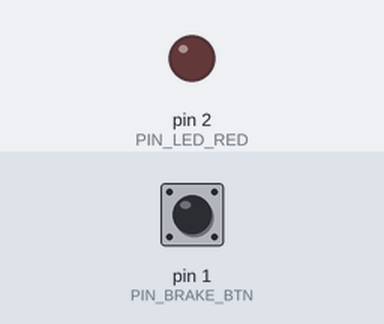
A sketch run on a simulated Arduino Uno, built with avr-gcc and run on an emulated ATmega328P. Parts: output pins drawn as LEDs (lit = HIGH). The inputs (shaded band) are chosen by the test bench; at power-on: pin 1 (PIN_BRAKE_BTN) HIGH.

Above: at 1.2 s.
1.3 s: pin 1 (PIN_BRAKE_BTN) pulled LOW for 0.15 s
At 1.37 s:
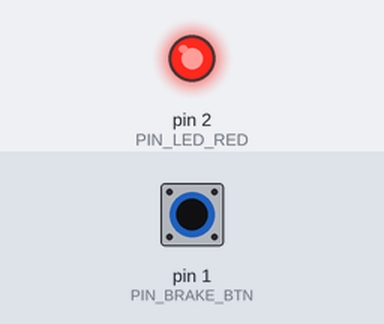
2.9 s: pin 1 (PIN_BRAKE_BTN) pulled LOW for 3.2 s
At 7.1 s:
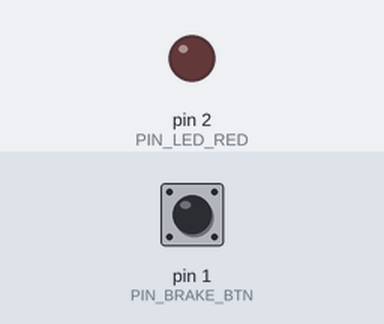
Timing chart, 0 to 8.6 s (numbered marks = the images above; inputs shaded):
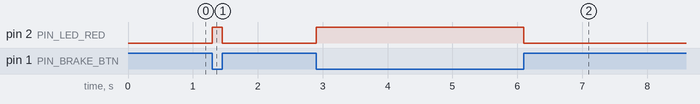

The sketch:

Brake_light_1.ino
```cpp
#define PIN_BRAKE_BTN 1
#define PIN_LED_RED 2
  //Defino os pinos a usar no raspberry PI pico
void setup() {
 pinMode(PIN_BRAKE_BTN , INPUT_PULLUP);
 pinMode(PIN_LED_RED , OUTPUT);
  //Defino a função de cada pino (input, output,...)
}

void loop() {

  bool braking = (digitalRead (PIN_BRAKE_BTN )== LOW);
    //Crio uma variavel bolena que avalia se o travão está a ser pressionado
    //Indico se o travão está ou não precionado
  if (braking){
  digitalWrite (PIN_LED_RED , HIGH);
    //Crio uma condição lógica para caso a variável "braking" = True (logo o travão está precionado)
    //A condição liga a brake light
 }
  else{
    digitalWrite (PIN_LED_RED , LOW);}
    //Crio outra condição para lógica para o resto das posibilidades
    //este caso é só a de "braking" = false, logo, o travão não esta a ser precionado

}
```

Measured:
- after the input at 1.3 s, pin 2 (PIN_LED_RED): LOW → HIGH at once, → LOW 0.15 s later
- after the input at 2.9 s, pin 2 (PIN_LED_RED): LOW → HIGH at once, → LOW 3.2 s later
